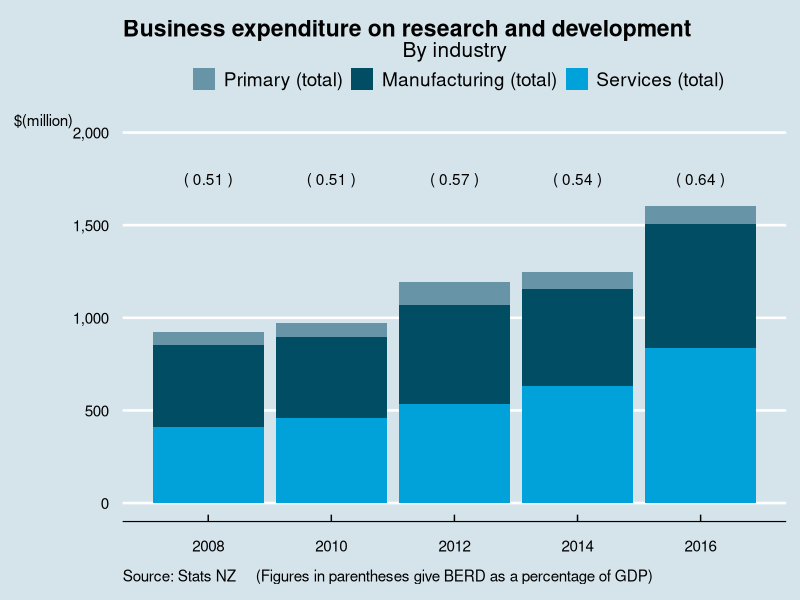

Recreate this plot in R.
## ---- chunk 1
knitr::opts_chunk$set(echo = FALSE)
library(knitr)
require(dplyr)
require(reshape2)
## ---- chunk 2
## http://www.stats.govt.nz/infoshare/
## Research and Development Survey (RAD)
## Table: Total research and development expenditure by industry (Annual-Jun) 
## R & D Industry Split: all non-total industry lines; Time: 2008, 2010, 2012, 2014, 2016
## Downloaded: 17 October 2017 7 am Last Updated: 29 March 2017 10:45 am
BERD_industry <- read.csv(file = "RAD522801_20171017_065838_61.csv", 
                          skip = 1, header = TRUE, check.names = TRUE, nrow = 5, na.strings = "..")
colnames(BERD_industry)[1] <- "Year"
## ---- chunk 3
## http://www.stats.govt.nz/infoshare/
## Research and Development Survey (RAD)
## Table: Total research and development expenditure by industry (Annual-Jun) 
## R & D Industry Split: Primary Total, Manufacturing Total, Services Total; Time: 2008, 2010, 2012, 2014, 2016
## Downloaded: 17 October 2017 8:30 am Last Updated: 29 March 2017 10:45 am
BERD_industry_group <- read.csv(file = "RAD522801_20171017_082358_86.csv", 
                          skip = 1, header = TRUE, check.names = TRUE, nrow = 5, na.strings = "..")
colnames(BERD_industry_group)[1] <- "Year"
## ---- chunk 4
## https://stats.oecd.org/Index.aspx?DataSetCode=MSTI_PUB
## OECD Main Scince and Technology Indicators (MSTI)
## BERD as a percentage of GDP
## Downloaded: 17 October 2017 2:30 pm
BERD_GDP <- read.csv(file = "MSTI_PUB_17102017015101164.csv")
## ---- chunk 5
## Add column for total BERD by year
BERD_industry_group[ , "Total"] <- summarise(group_by(melt(BERD_industry_group, id.vars = "Year"), Year), 
                                             Total = sum(value))[ , "Total"]

## Append BERD as %GDP from OECD dataset (Note: figure don't match Stats NZ, switching to Stats NZ revised figures)
##BERD_industry_group[ , "%GDP"] <- mutate(filter(BERD_GDP, Country == "New Zealand", YEAR > 2006), 
##                                         Value = round(Value, 2))[ , "Value"]

## BERD as %GDP (revised were available) was taken from the series of Stats NZ Research and Development Surveys
## Each individual survey contains only the figures from the current and previous period
BERD_industry_group[ , "%GDP"] <- c(0.51, 0.51, 0.57, 0.54, 0.64)

## ---- chunk 6
require(ggplot2)
require(ggthemes)
require(reshape2)

BERD_industry_group_melt <- melt(BERD_industry_group, id.vars = "Year")
names(BERD_industry_group_melt)[2] <- "Industry"
BERDplot_group <- ggplot(data = BERD_industry_group_melt,aes(y = value, x = Year, fill = Industry)) + 
                    geom_bar(data = subset(BERD_industry_group_melt, 
                            Industry %in% c("Primary.total", "Manufacturing.total", "Services.total")), 
                            stat = "identity") + 
                    theme_economist() +
                    theme(axis.title.y = element_text(angle = 0, vjust = 1),
                          axis.text.y = element_text(hjust = 1),
                          plot.subtitle = element_text(size = 15, hjust = 0.5),
                          plot.caption = element_text(hjust = 0)) +
                    scale_fill_economist(name = "",
                                    labels = c("Primary (total)", "Manufacturing (total)", "Services (total)", "")) +
                    scale_x_continuous(breaks = seq(2008, 2016, 2), name = "") +
                    scale_y_continuous(labels = scales::comma, limits = c(0, 2000)) +
                    ggtitle("Business expenditure on research and development", subtitle = "By industry") +
                    labs(y = "$(million)", 
                         caption = "Source: Stats NZ     (Figures in parentheses give BERD as a percentage of GDP)") +
                    geom_text(data = subset(BERD_industry_group_melt, Industry == "%GDP"), 
                              aes(x = Year, y = 1750,label = paste("(", value, ")")), 
                              show.legend = FALSE, inherit.aes = FALSE)
plot(BERDplot_group)
